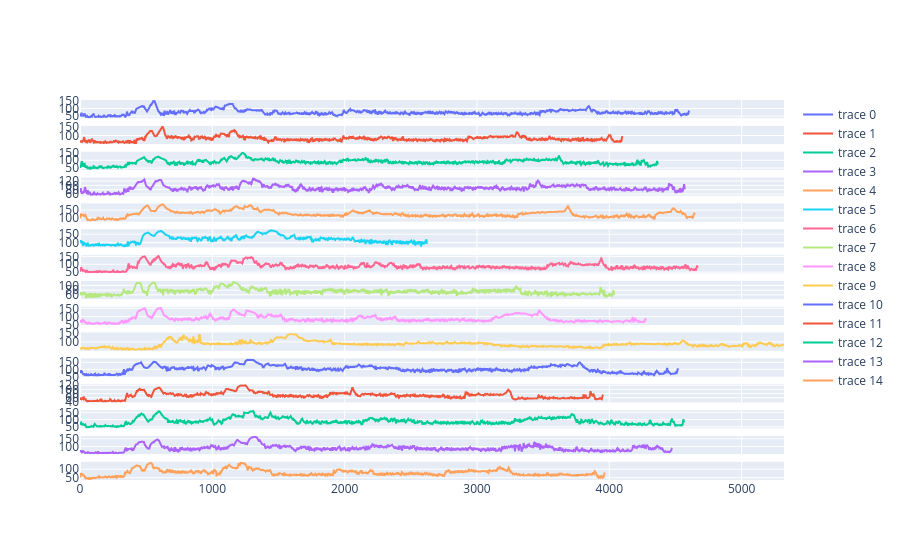

Notebook cell for this chart:
### Code cell
m = len(hrs)

fig = make_subplots(rows = m, cols = 1, shared_xaxes=True)

for i in range(m):
    fig.add_trace(
        go.Scatter(y=hrs[i]),
        row=i+1, col=1
    )

fig.show()

### Figure 1 — Plotly figure (JSON) as saved in the notebook; plotly's stock layout.template omitted (floating-point values rounded to 4 significant figures; data arrays with more than 128 entries replaced by an {"elided": "..."} marker saying what was removed)
{"data": [{"type": "scatter", "xaxis": "x", "y": {"elided": "4603 float values"}, "yaxis": "y"}, {"type": "scatter", "xaxis": "x2", "y": {"elided": "4099 float values"}, "yaxis": "y2"}, {"type": "scatter", "xaxis": "x3", "y": {"elided": "4367 float values"}, "yaxis": "y3"}, {"type": "scatter", "xaxis": "x4", "y": {"elided": "4572 float values"}, "yaxis": "y4"}, {"type": "scatter", "xaxis": "x5", "y": {"elided": "4649 float values"}, "yaxis": "y5"}, {"type": "scatter", "xaxis": "x6", "y": {"elided": "2622 float values"}, "yaxis": "y6"}, {"type": "scatter", "xaxis": "x7", "y": {"elided": "4668 float values"}, "yaxis": "y7"}, {"type": "scatter", "xaxis": "x8", "y": {"elided": "4037 float values"}, "yaxis": "y8"}, {"type": "scatter", "xaxis": "x9", "y": {"elided": "4277 float values"}, "yaxis": "y9"}, {"type": "scatter", "xaxis": "x10", "y": {"elided": "5321 float values"}, "yaxis": "y10"}, {"type": "scatter", "xaxis": "x11", "y": {"elided": "4521 float values"}, "yaxis": "y11"}, {"type": "scatter", "xaxis": "x12", "y": {"elided": "3954 float values"}, "yaxis": "y12"}, {"type": "scatter", "xaxis": "x13", "y": {"elided": "4565 float values"}, "yaxis": "y13"}, {"type": "scatter", "xaxis": "x14", "y": {"elided": "4476 float values"}, "yaxis": "y14"}, {"type": "scatter", "xaxis": "x15", "y": {"elided": "3966 float values"}, "yaxis": "y15"}], "layout": {"xaxis": {"anchor": "y", "domain": [0, 1], "matches": "x15", "showticklabels": false}, "xaxis10": {"anchor": "y10", "domain": [0, 1], "matches": "x15", "showticklabels": false}, "xaxis11": {"anchor": "y11", "domain": [0, 1], "matches": "x15", "showticklabels": false}, "xaxis12": {"anchor": "y12", "domain": [0, 1], "matches": "x15", "showticklabels": false}, "xaxis13": {"anchor": "y13", "domain": [0, 1], "matches": "x15", "showticklabels": false}, "xaxis14": {"anchor": "y14", "domain": [0, 1], "matches": "x15", "showticklabels": false}, "xaxis15": {"anchor": "y15", "domain": [0, 1]}, "xaxis2": {"anchor": "y2", "domain": [0, 1], "matches": "x15", "showticklabels": false}, "xaxis3": {"anchor": "y3", "domain": [0, 1], "matches": "x15", "showticklabels": false}, "xaxis4": {"anchor": "y4", "domain": [0, 1], "matches": "x15", "showticklabels": false}, "xaxis5": {"anchor": "y5", "domain": [0, 1], "matches": "x15", "showticklabels": false}, "xaxis6": {"anchor": "y6", "domain": [0, 1], "matches": "x15", "showticklabels": false}, "xaxis7": {"anchor": "y7", "domain": [0, 1], "matches": "x15", "showticklabels": false}, "xaxis8": {"anchor": "y8", "domain": [0, 1], "matches": "x15", "showticklabels": false}, "xaxis9": {"anchor": "y9", "domain": [0, 1], "matches": "x15", "showticklabels": false}, "yaxis": {"anchor": "x", "domain": [0.952, 1]}, "yaxis10": {"anchor": "x10", "domain": [0.34, 0.388]}, "yaxis11": {"anchor": "x11", "domain": [0.272, 0.32]}, "yaxis12": {"anchor": "x12", "domain": [0.204, 0.252]}, "yaxis13": {"anchor": "x13", "domain": [0.136, 0.184]}, "yaxis14": {"anchor": "x14", "domain": [0.068, 0.116]}, "yaxis15": {"anchor": "x15", "domain": [0, 0.048]}, "yaxis2": {"anchor": "x2", "domain": [0.884, 0.932]}, "yaxis3": {"anchor": "x3", "domain": [0.816, 0.864]}, "yaxis4": {"anchor": "x4", "domain": [0.748, 0.796]}, "yaxis5": {"anchor": "x5", "domain": [0.68, 0.728]}, "yaxis6": {"anchor": "x6", "domain": [0.612, 0.66]}, "yaxis7": {"anchor": "x7", "domain": [0.544, 0.592]}, "yaxis8": {"anchor": "x8", "domain": [0.476, 0.524]}, "yaxis9": {"anchor": "x9", "domain": [0.408, 0.456]}}}
